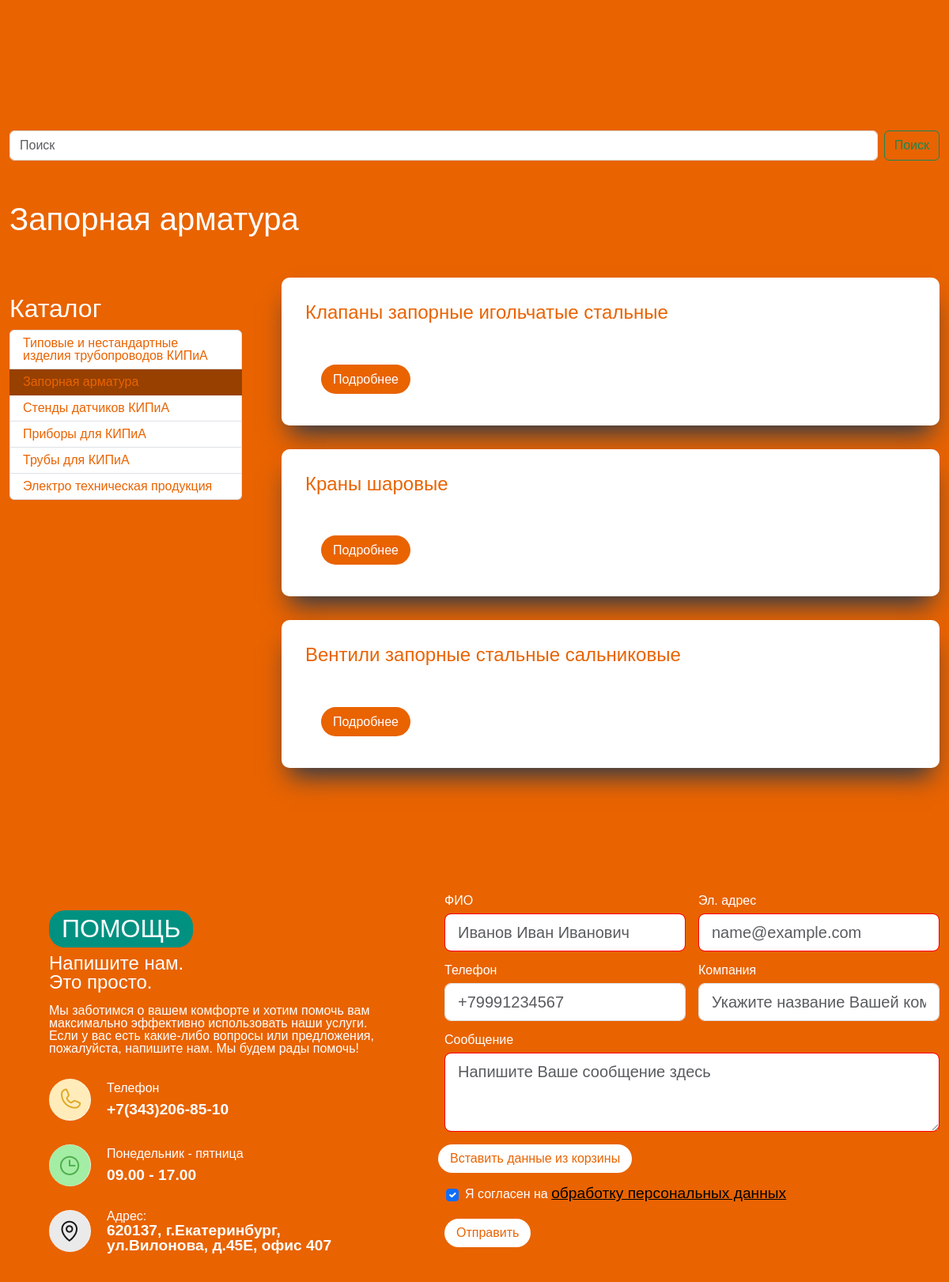
/service/6/ (middle part), run on an earlier commit of the app's database.
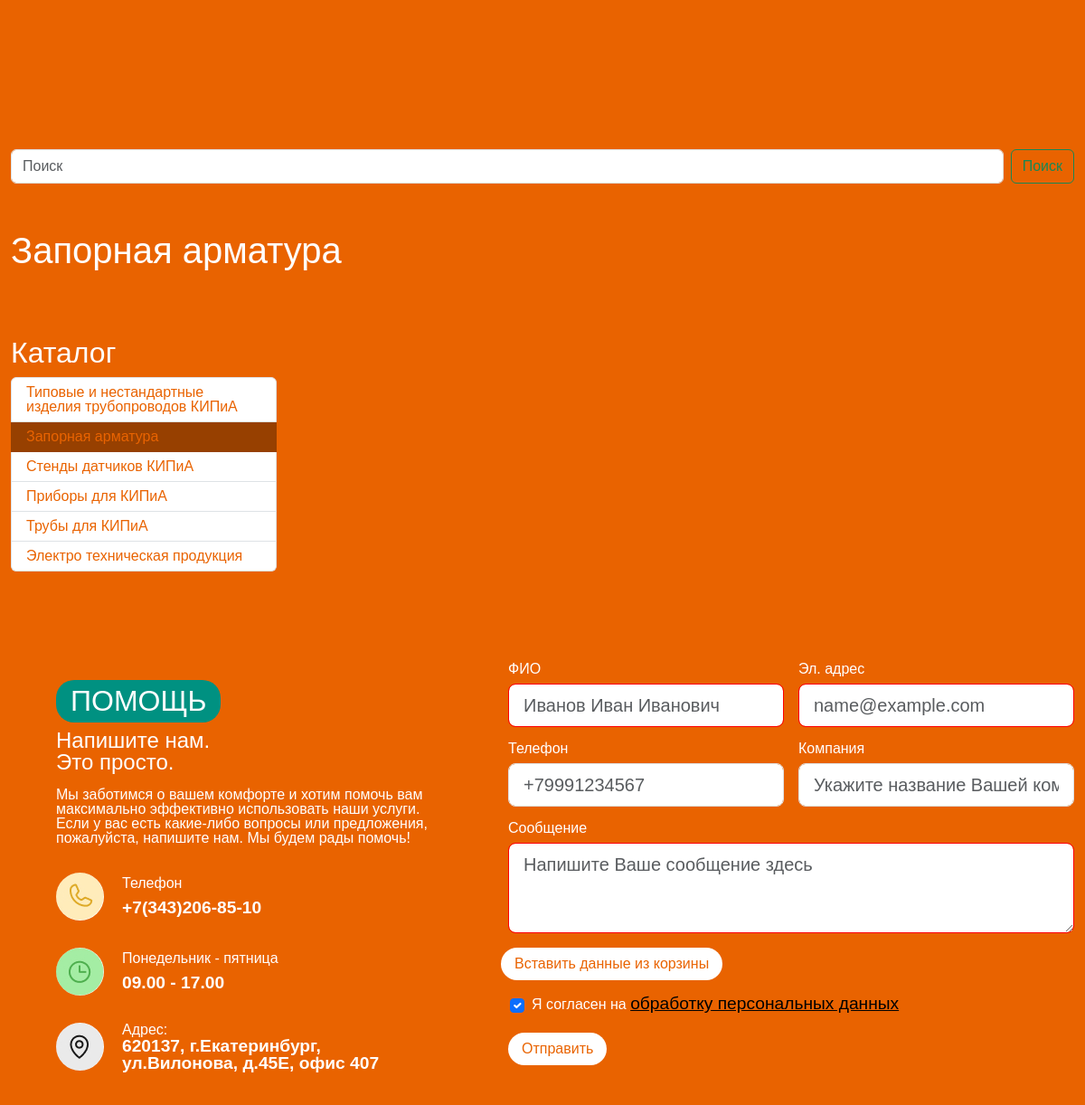
And on a later commit of the database.
### mainapp/models.py (models this page shows, shortened)
class Group(models.Model):
    name = models.CharField(max_length=255, unique=True)
    category = models.ForeignKey(Category, on_delete=models.CASCADE, related_name="category")
    url_img = models.TextField(blank=True)
    text = RichTextField(blank=True)
    slug = models.SlugField(max_length=128, unique=True)
    class Meta:
        verbose_name = "Группа"
        verbose_name_plural = "Группы"
    def get_absolute_url(self):
        return reverse("mainapp:group", args=[self.slug])

### mainapp/views.py (the view)
# urls.py: path("service/<int:pk>/", views.ServicePageView.as_view(), name="service"),
class ServicePageView(TemplateView):
    template_name = "mainapp/service.html"
    def get_context_data(self, pk=None, **kwargs):
        context = super().get_context_data(**kwargs)
        ps = pk
        context["groups_category"] = Group.objects.all().filter(category=ps)
        context["menu_name"] = "service"
        context["left_menu"] = ps
        return context

### mainapp/templates/mainapp/service.html (shortened to what this page needs)
{% extends 'mainapp/base.html' %}
{% load static %}
{% block content %}
    <div class="container">
        <form class="d-flex" role="search" method="GET" action="#">
          <input class="form-control me-2" name="q" type="search" placeholder="Поиск" aria-label="Поиск">
          <button class="btn btn-outline-success" type="submit" href="">Поиск</button>
        </form>
    </div>
    <div class="container">
        {% if left_menu == 6 %}
        <h1 class="title_page">Запорная арматура</h1>
        {% endif %}
    </div>
    <div class="container catalog_block" style="margin-top: 50px">
        <div class="col-md-3 l_c" style="background: #E96300;color: white;">
            <h2 style="margin-top: 20px;" id="catalog-product">Каталог</h2>
            <ul class="list-group">
                <li class="list-group-item {% if left_menu == 5 %}activ{% endif %}">
                    <a href="{% url 'mainapp:service' pk=5 %}">
                    Типовые и нестандартные изделия трубопроводов КИПиА</a> </li>
                <li class="list-group-item {% if left_menu == 6 %}activ{% endif %}">
                    <a href="{% url 'mainapp:service' pk=6 %}">Запорная арматура</a> </li>
                <li class="list-group-item {% if left_menu == 7 %}activ{% endif %}">
                    <a href="{% url 'mainapp:service' pk=7 %}">Стенды датчиков КИПиА</a> </li>
                <li class="list-group-item {% if left_menu == 8 %}activ{% endif %}">
                    <a href="{% url 'mainapp:service' pk=8 %}">Приборы для КИПиА</a> </li>
                <li class="list-group-item {% if left_menu == 9 %}activ{% endif %}">
                    <a href="{% url 'mainapp:service' pk=9 %}">Трубы для КИПиА</a> </li>
                <li class="list-group-item {% if left_menu == 10 %}activ{% endif %}">
                    <a href="{% url 'mainapp:service' pk=10 %}">Электро техническая продукция</a> </li>
            </ul>
        </div>
        <div class="col-md-9 d-flex flex-column" style="margin-bottom: 30px;">
            {% for group in groups_category %}
            <div class="detail-card d-flex flex-column" style="margin-bottom: 30px;">
                <div class="description text_orange" style="font-size: 1rem;">
                    <h4>{{ group.name }}</h4>
                    <br>
                </div>
                <div class="" style="margin: 0 0 50px 50px;">
                    <a class="pc_btn pc_btn_oran" href="{{ group.get_absolute_url }}"
                    role="button" style="">Подробнее</a>
                </div>
            </div>
            {% endfor %}
        </div>
    </div>
    {% block help %}
    {% include 'includes/inc_help.html' %}
    {% endblock %}
    {% endblock %}

What changed in the data, as far as the page shows it:
removed Group: name "Клапаны запорные игольчатые стальные"
removed Group: name "Краны шаровые"
removed Group: name "Вентили запорные стальные сальниковые"
